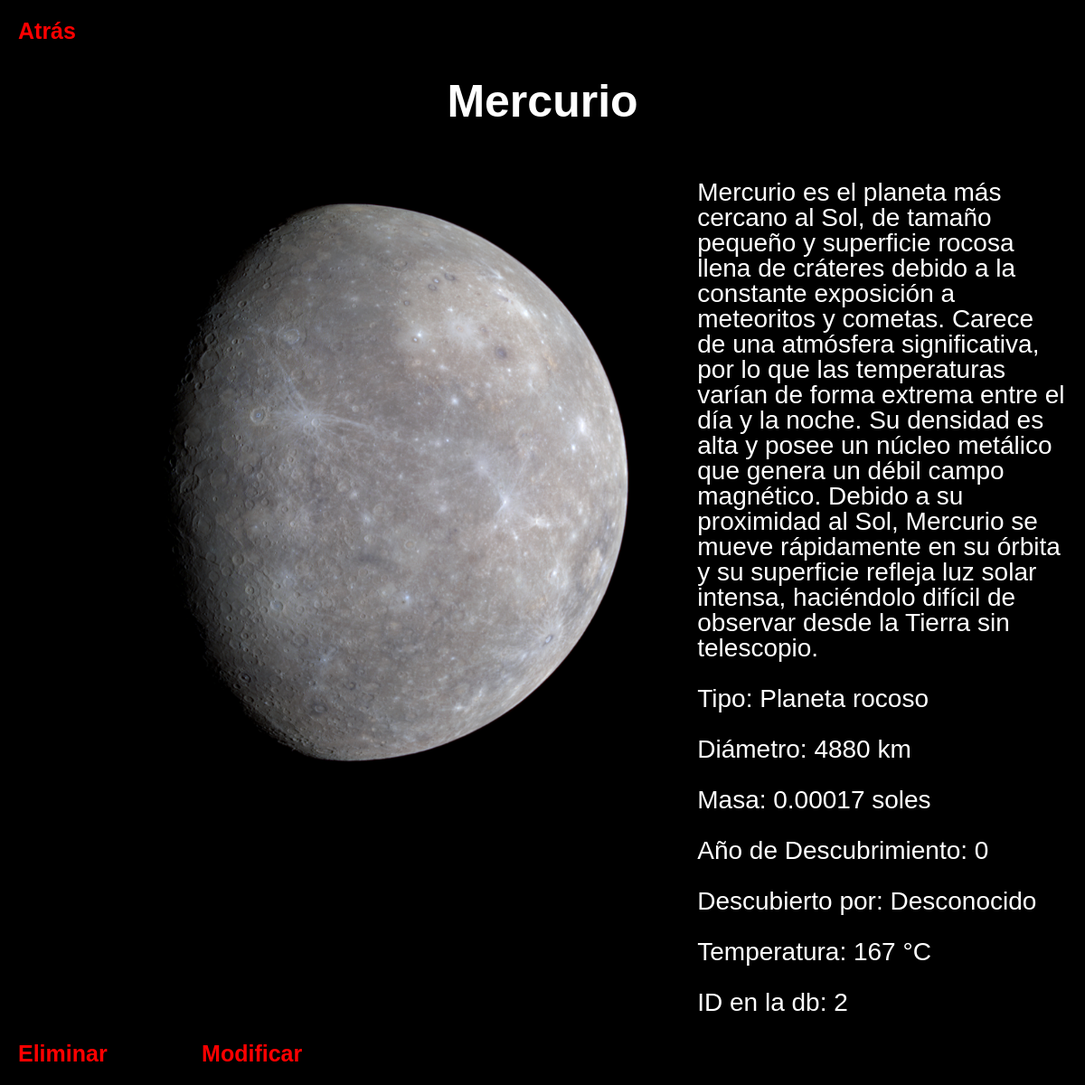
/index.php?controller=AstroController&action=viewAstro&id=2, run on the app's committed database.
### tables this page shows
CREATE TABLE `astros` (
  `id` int(10) UNSIGNED NOT NULL,
  `name` varchar(50) NOT NULL,
  `description` varchar(600) NOT NULL,
  `type` varchar(50) NOT NULL,
  `diameter` float NOT NULL,
  `mass` float NOT NULL,
  `discovery_year` int(10) UNSIGNED NOT NULL,
  `discovered_by` varchar(100) NOT NULL,
  `temperature` float NOT NULL,
  `image` varchar(150) NOT NULL
);

### src/controllers/AstroController.php (called while the page is built, shortened)
<?php
require_once("./src/models/AstroModel.php");
class AstroController{
    function viewAstro() {
        $id=$_GET["id"];
        $astroModel = new AstroModel();
        $astro = $astroModel->getAstroById($id);
        include("./src/views/astros/viewAstro.php");
    }
}

### src/config/Config.php (called while the page is built)
<?php
class Config{
    public static function conectar() {
        $dsn = 'mysql:dbname=astrodatabase;host=localhost';
        $user = 'root';
        $password = '';
        return new PDO($dsn, $user, $password);
    }
}

### src/models/AstroModel.php (called while the page is built, shortened)
<?php
require_once("./src/config/Config.php");
class AstroModel {
    function getAstroById($id) {
        $sql = "SELECT * FROM astros WHERE id = :id";
        $stm = Config::conectar()->prepare($sql);
        $stm->bindParam(':id', $id);
        $stm->execute();
        return $stm->fetchObject("Astro");
    }
}

### src/views/astros/viewAstro.php (the view, shortened to what this page needs)
<?php
require_once("./src/config/Config.php");
$basePath = './src/public/astro_images/';
$imagePath = $basePath . $astro->image;
?>
<!DOCTYPE html>
<html lang="en">
<head>
</head>
<body>
<a class="general-link" href="<?php echo BASE_URL."?controller=AstroController&action=viewAllAstros" ?>">Atrás</a>
<h1><?php echo htmlspecialchars($astro->name); ?></h1>
<div class="astro-container">
    <?php if (!empty($astro->image) && file_exists($imagePath)): ?>
        <img src="<?php echo htmlspecialchars($imagePath); ?>"
             alt="<?php echo htmlspecialchars($astro->name); ?>"
             class="astro-image">
    <?php else: ?>
        <div class="astro-image" style="background:#444; color:#aaa; display:flex; align-items:center; justify-content:center; height:300px;">
            Sin imagen
        </div>
    <?php endif; ?>
    <div class="astro-info">
        <p><?php echo htmlspecialchars($astro->description); ?></p>
        <p><?php echo htmlspecialchars("Tipo: " . $astro->type); ?></p>
        <p><?php echo htmlspecialchars("Diámetro: " . $astro->diameter . " km"); ?></p>
        <p><?php echo htmlspecialchars("Masa: " . $astro->mass . " soles"); ?></p>
        <p><?php echo htmlspecialchars("Año de Descubrimiento: " . $astro->discovery_year); ?></p>
        <p><?php echo htmlspecialchars("Descubierto por: " . $astro->discovered_by); ?></p>
        <p><?php echo htmlspecialchars("Temperatura: " . $astro->temperature . " °C"); ?></p>
        <p><?php echo htmlspecialchars("ID en la db: " . $astro->id); ?></p>
    </div>
</div>
<a class="general-link" href="<?php echo BASE_URL."?controller=AstroController&action=viewDeletingAstro&id=$astro->id" ?>">Eliminar</a>
<a class="general-link" href="<?php echo BASE_URL."?controller=AstroController&action=viewUpdatingAstro&id=$astro->id" ?>">Modificar</a>
</body>
</html>

### src/views/astros/viewAstro.php (style rules this page uses)
body { background-color: #000000ff; color: #ffffff; font-family: Arial, sans-serif; margin: 20px; }
h1 { font-size: 50px; text-align: center; margin-bottom: 30px; }
.general-link { color: #ff0000ff; text-decoration: none; font-weight: bold; font-size: 25px; margin-right: 100px; }
.astro-container { display: flex; flex-wrap: wrap; gap: 20px; align-items: flex-start; }
.astro-image { flex: 0 0 725px; height: 725px; max-width: 100%; border-radius: 10px; object-fit: cover; }
.astro-info { flex: 1; font-size: 28px; line-height: 1; word-wrap: break-word; overflow-wrap: break-word; }

### data on the page
astros: name "Mercurio", image+name (picture), description "Mercurio es el planeta más cercano al Sol, de tamaño pequeño y superficie rocosa llena de cráteres debido a la constante exposición a meteoritos y cometas. Carece de una atmósfera significativa, por lo que las temperaturas varían de forma extrema entre el día y la noche. Su densidad es alta y posee un núcleo metálico que genera un débil campo magnético. Debido a su proximidad al Sol, Mercurio se mueve rápidamente en su órbita y su superficie refleja luz solar intensa, haciéndolo difícil de observar desde la Tierra sin telescopio.", type "Tipo: Planeta rocoso", diameter "Diámetro: 4880 km", mass "Masa: 0.00017 soles", discovery_year "Año de Descubrimiento: 0", discovered_by "Descubierto por: Desconocido", temperature "Temperatura: 167 °C", id "ID en la db: 2"
